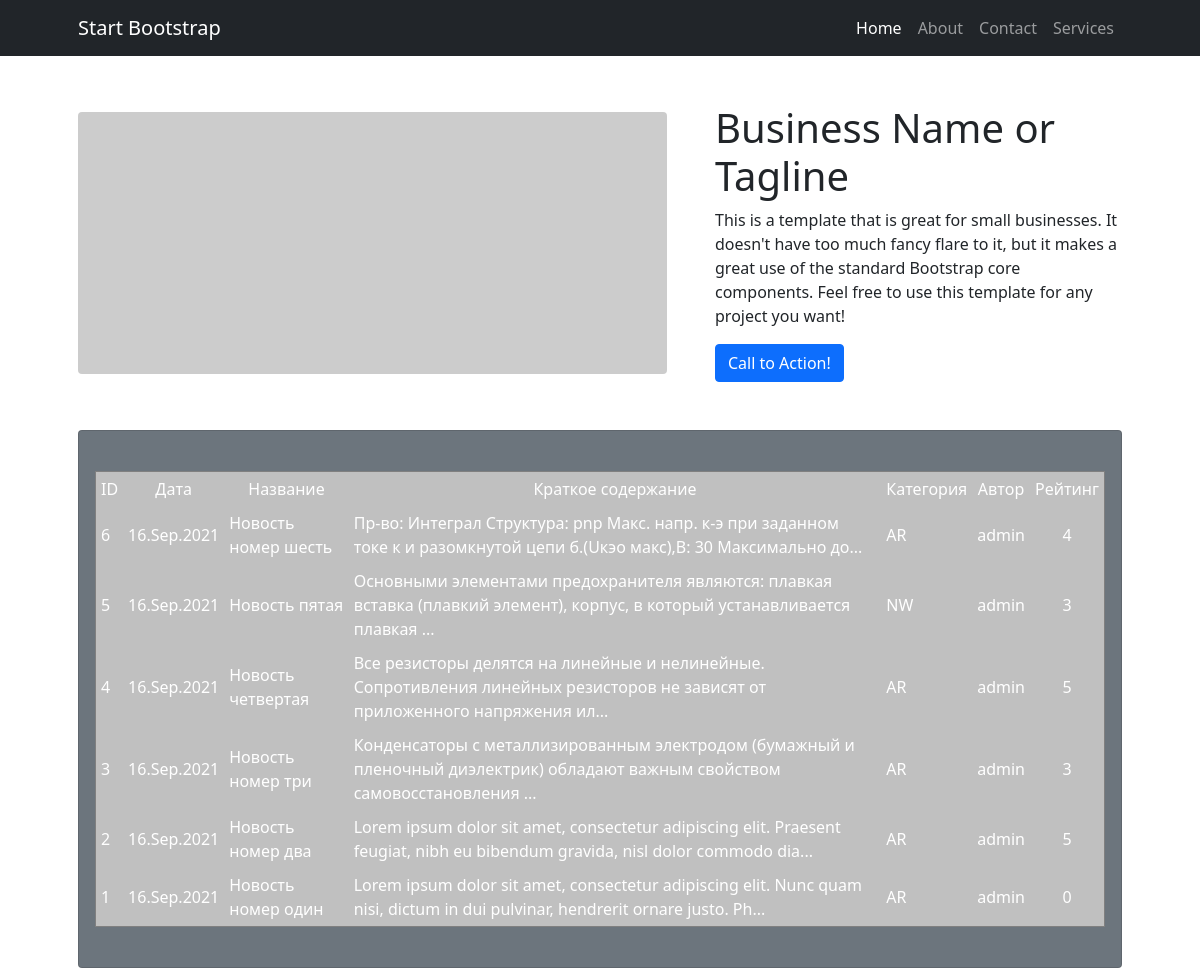
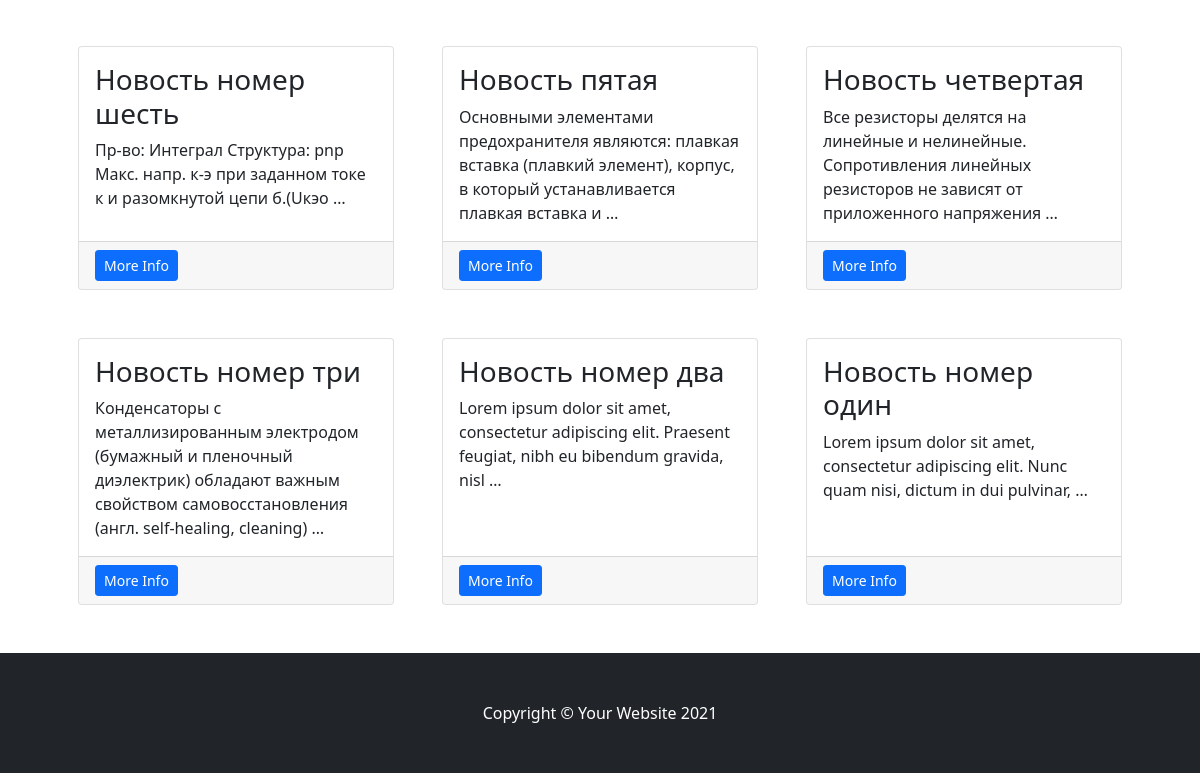
/news/news_list/, run on an earlier commit of the app's database (2 pictures, top to bottom).
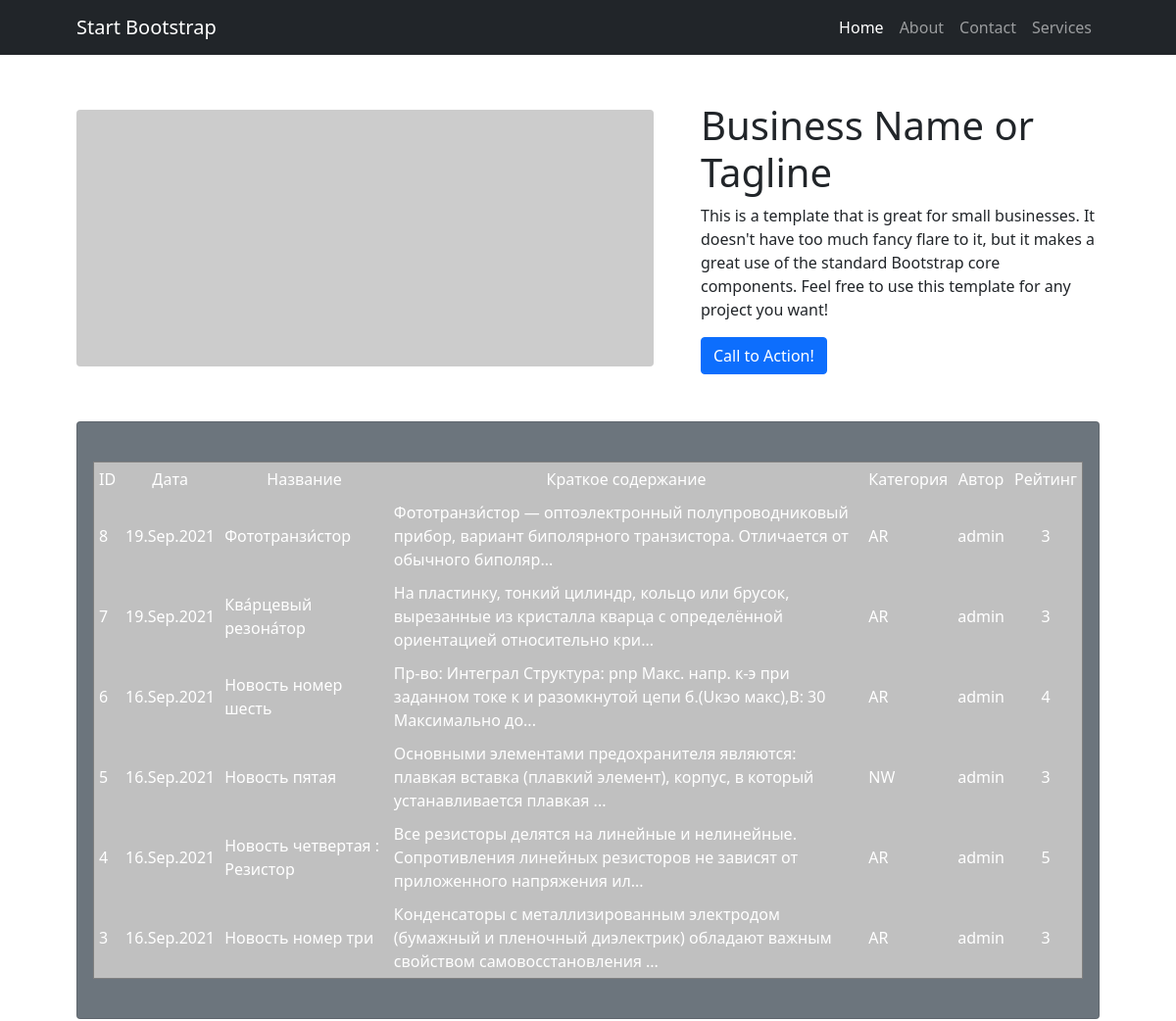
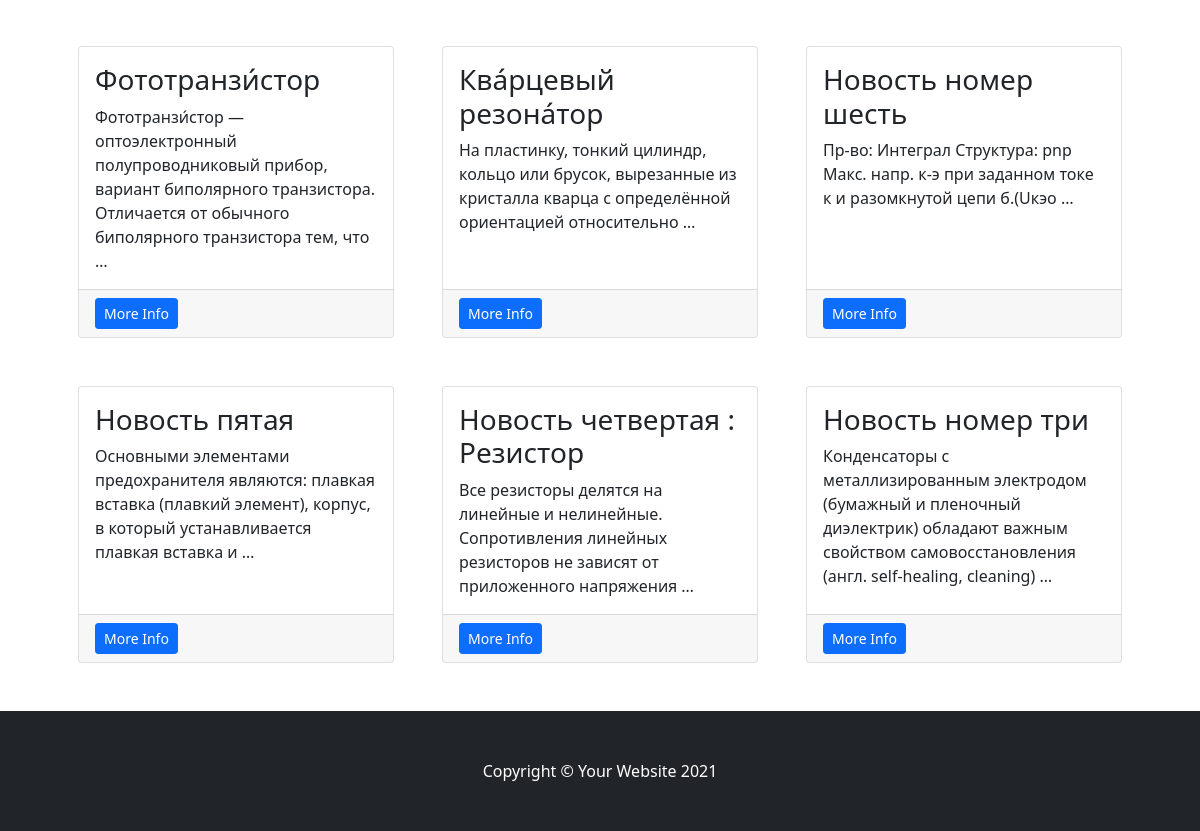
And on a later commit of the database (2 pictures, top to bottom).
### news/models.py (models this page shows, shortened)
class Post ( models.Model ):
    author = models.ForeignKey ( Author, on_delete=models.CASCADE )
    NEWS = 'NW'
    ARTICLE = 'AR'
    CATEGORY_CHOICES = (
        (NEWS, 'НОВОСТЬ'),
        (ARTICLE, 'Статья'),
    )
    categoryType = models.CharField ( max_length=2, choices=CATEGORY_CHOICES, default=ARTICLE )
    dateCreation = models.DateTimeField ( auto_now_add=True )
    postCategory = models.ManyToManyField ( Category, through='PostCategory' )
    title = models.CharField ( max_length=128, unique=True )
    text = models.TextField ()
    img = models.ImageField ( upload_to='pics', blank=True )
    rating = models.SmallIntegerField ( default=0 )
    slug = models.SlugField ( max_length=80, unique=True, null=True, db_index=True, verbose_name="URL" )
    def get_absolute_url(self):
        return reverse ( 'detail', kwargs={'slug': self.slug} )
    def preview(self):
        return self.text[0:123] + '...'

class Author ( models.Model ):  # Имя таблицы
    authorUser = models.OneToOneField ( User, on_delete=models.CASCADE )
    ratingAuthor = models.SmallIntegerField ( default=0 )

### news/views.py (the view)
# urls.py: path('news/', include('news.urls')),
def news(request):
    post = Post.objects.order_by('-dateCreation')[:6]
    cat = Category.objects.all ()
    pc = PostCategory.objects.all ()
    return render ( request, 'news.html', context={'post': post, 'cat': cat, 'pc': pc} )

### templates/news.html (shortened to what this page needs)
{% extends 'default.html' %}

### templates/default.html (shortened to what this page needs)
{% load static %}
{% static "images" as baseURL %}
<!DOCTYPE html>
<html lang="en">
    <head>
        <link href="{% static 'css/styles.css' %}" rel="stylesheet" />
    </head>
    <body>
        <nav class="navbar navbar-expand-lg navbar-dark bg-dark">
            <div class="container px-5">
                <a class="navbar-brand" href="#!">Start Bootstrap</a>
                <div class="collapse navbar-collapse" id="navbarSupportedContent">
                    <ul class="navbar-nav ms-auto mb-2 mb-lg-0">
                        <li class="nav-item"><a class="nav-link active" aria-current="page" href="{% url 'news' %}">Home</a></li>
                        <li class="nav-item"><a class="nav-link" href="#!">About</a></li>
                        <li class="nav-item"><a class="nav-link" href="#!">Contact</a></li>
                        <li class="nav-item"><a class="nav-link" href="#!">Services</a></li>
                    </ul>
                </div>
            </div>
        </nav>
        <div class="container px-4 px-lg-5">
            <div class="row gx-4 gx-lg-5 align-items-center my-5">
                {% if post %}
                <div class="col-lg-7"><img class="img-fluid rounded mb-4 mb-lg-0" src="https://dummyimage.com/900x400/dee2e6/6c757d.jpg" alt="..." /></div>
                <div class="col-lg-5">
                    <h1 class="font-weight-light">Business Name or Tagline</h1>
                    <p>This is a template that is great for small businesses. It doesn't have too much fancy flare to it, but it makes a great use of the standard Bootstrap core components. Feel free to use this template for any project you want!</p>
                    <a class="btn btn-primary" href="#!">Call to Action!</a>
                </div>
            </div>
            {% endif %}
            <div class="card text-white bg-secondary my-5 py-4 text-center">
                <div class="card-body"><p class="text-white m-0">
                     {% if post %}
                    <table width="100%" bgcolor="#c0c0c0" cellspacing="0" cellpadding="5" border="1" align="center">
                        <tr>
                            <td align="center">
                                ID
                            </td>
                            <td align="center">
                                Дата
                            </td>
                            <td align="center">
                                Название
                            </td>
                            <td align="center">
                                Краткое содержание
                            </td>
                            <td align="center">
                                Категория
                            </td>
                            <td align="center">
                                Автор
                            </td>
                            <td align="left">
                                Рейтинг
                            </td>
                        </tr>
                    {% for pst in post %}
                        <tr>
                            <td  align="left">
                                {{pst.id}}
                            </td>
                            <td  align="left">
                                {{pst.dateCreation|date:'d.M.Y'}}
                            </td>
                            <td  align="left">
                                {{ pst.title }}
                            </td>
                            <td align="left">
                                {{ pst.preview }}
                            </td>
                            <td align="left">
                                {{ pst.categoryType }}
                            </td>
                            <td align="left">
                                {{ pst.author.authorUser}}
                            </td>
                            <td>
                                {{ pst.rating }}
                            </td>
                        </tr>
                    {% endfor %}
                    </table>
                {% endif %}
                </div>
            </div>
            <div class="row gx-4 gx-lg-5">
               {% for pst in post %}
                <div class="col-md-4 mb-5">
                    <div class="card h-100">
                        <div class="card-body">
                            <h3 class="card-title">{{pst.title}}</h3>
                            <p class="card-text">{{pst.text|truncatewords:15}}</p>
                        </div>
                        <div class="card-footer"><a class="btn btn-primary btn-sm" href="{{pst.get_absolute_url}}">More Info</a></div>
                    </div>
                </div>
                {% endfor %}
            </div>
        </div>
        <footer class="py-5 bg-dark">
            <div class="container px-4 px-lg-5"><p class="m-0 text-center text-white">Copyright &copy; Your Website 2021</p></div>
        </footer>
    </body>
</html>

What changed in the data, as far as the page shows it:
no longer on this page (row edited): Post: id "2", dateCreation "16.Sep.2021", title "Новость номер два", preview "Lorem ipsum dolor sit amet, consectetur adipiscing elit. Praesent feugiat, nibh eu bibendum gravida, nisl dolor commodo dia...", categoryType "AR", author.authorUser "admin", rating "5", text "Lorem ipsum dolor sit amet, consectetur adipiscing elit. Praesent feugiat, nibh eu bibendum gravida, nisl …"
no longer on this page (row edited): Post: id "1", dateCreation "16.Sep.2021", title "Новость номер один", preview "Lorem ipsum dolor sit amet, consectetur adipiscing elit. Nunc quam nisi, dictum in dui pulvinar, hendrerit ornare justo. Ph...", categoryType "AR", author.authorUser "admin", rating "0", text "Lorem ipsum dolor sit amet, consectetur adipiscing elit. Nunc quam nisi, dictum in dui pulvinar, …"
added Post: id "8", dateCreation "19.Sep.2021", title "Фототранзи́стор", preview "Фототранзи́стор — оптоэлектронный полупроводниковый прибор, вариант биполярного транзистора. Отличается от обычного биполяр...", categoryType "AR", author.authorUser "admin", rating "3", text "Фототранзи́стор — оптоэлектронный полупроводниковый прибор, вариант биполярного транзистора. Отличается от обычного биполярного транзистора тем, что …"
added Post: id "7", dateCreation "19.Sep.2021", title "Ква́рцевый резона́тор", preview "На пластинку, тонкий цилиндр, кольцо или брусок, вырезанные из кристалла кварца с определённой ориентацией относительно кри...", categoryType "AR", author.authorUser "admin", rating "3", text "На пластинку, тонкий цилиндр, кольцо или брусок, вырезанные из кристалла кварца с определённой ориентацией относительно …"
changed Post id 4: title "Новость четвертая" → "Новость четвертая : Резистор"
